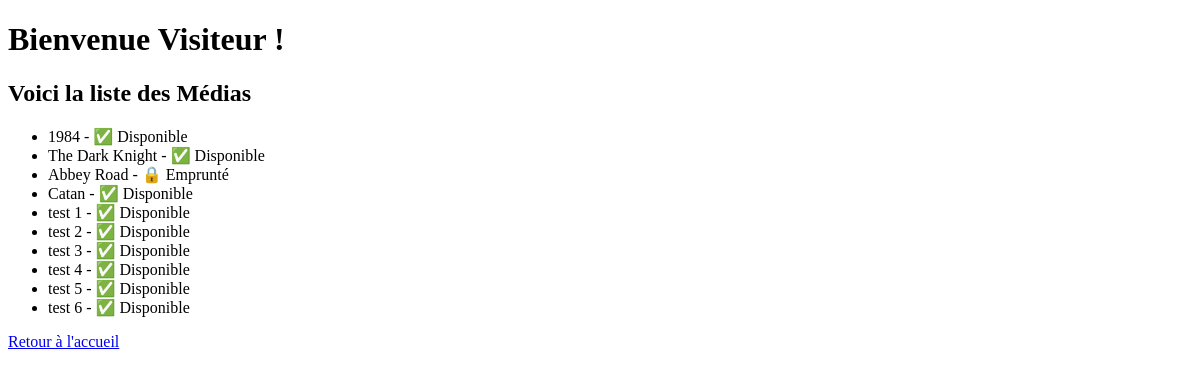
The page /membre/medias/ on the database as committed earlier.
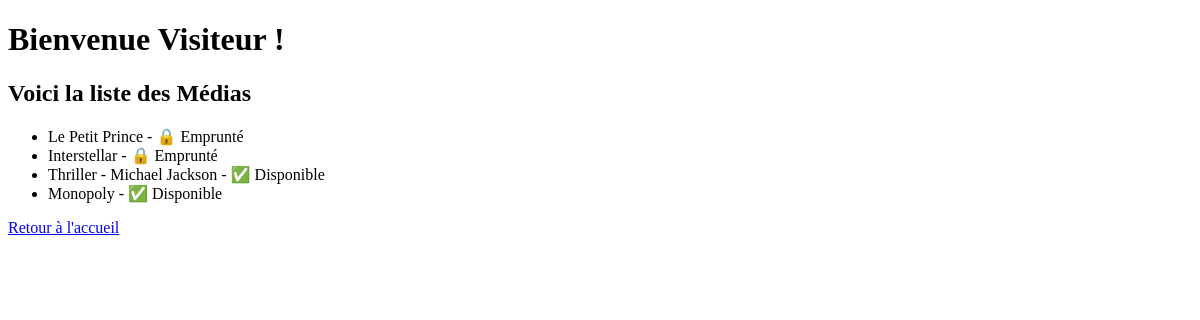
The same page on the database as committed later.
### bibliotheque/models.py (models this page shows, shortened)
class Media(models.Model):
    titre = models.CharField(max_length=255)
    disponible = models.BooleanField(default=True)

### membre/views.py (the view)
# urls.py: path('medias/', liste_medias, name='liste_medias'),
def liste_medias(request):
    medias = Media.objects.all()  # Récupérer tous les médias
    return render(request, 'membre/liste_medias.html', {'medias': medias})

### membre/templates/membre/liste_medias.html (shortened to what this page needs)
<!DOCTYPE html>
<html lang="fr">
<head>
</head>
<body>
{% block content %}
    <h1>Bienvenue Visiteur !</h1>
    <h2>Voici la liste des Médias</h2>
    <ul>
        {% for media in medias %}
            <li>
                {{ media.titre }} - {{ media.type }}
                {% if media.disponible %}
                    <span>✅ Disponible</span>
                {% else %}
                    <span>🔒 Emprunté</span>
                {% endif %}
            </li>
        {% endfor %}
    </ul>
     <a href="{% url 'accueil' %}">Retour à l'accueil</a>
{% endblock %}
</body>
</html>

Rows that differ between the two databases and show on the page:
removed Media: titre "test 1", disponible "✅ Disponible"
removed Media: titre "test 2", disponible "✅ Disponible"
removed Media: titre "test 3", disponible "✅ Disponible"
removed Media: titre "test 4", disponible "✅ Disponible"
removed Media: titre "test 5", disponible "✅ Disponible"
removed Media: titre "test 6", disponible "✅ Disponible"
changed Media: titre "1984" → "Le Petit Prince"; disponible "✅ Disponible" → "🔒 Emprunté"
changed Media: titre "The Dark Knight" → "Interstellar"; disponible "✅ Disponible" → "🔒 Emprunté"
changed Media: titre "Abbey Road" → "Thriller - Michael Jackson"; disponible "🔒 Emprunté" → "✅ Disponible"
changed Media: titre "Catan" → "Monopoly"
